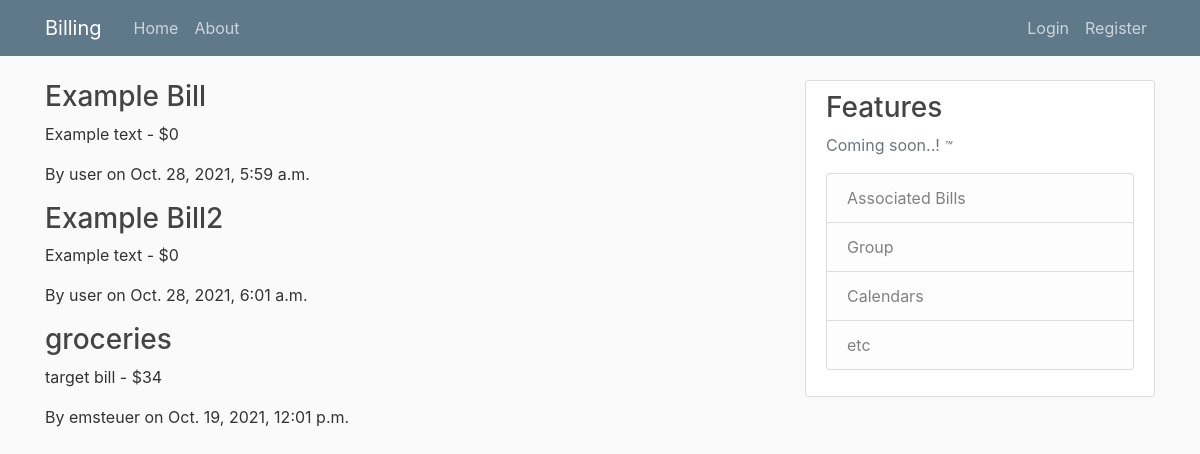
Page /bill_share/ on the committed database.
### bill_share/models.py (models this page shows, shortened)
class Bill(models.Model):
    title = models.CharField(max_length=100)
    content = models.TextField()
    date_posted = models.DateTimeField(default=timezone.now)
    author = models.ForeignKey(User, on_delete=models.CASCADE)
    cost = models.PositiveIntegerField()

### bill_share/views.py (the view)
# urls.py: path('', views.home, name='billing-home'),
def home(request):
    context = {
        'bills': Bill.objects.all()
    }
    return render(request, 'bill_share/home.html', context)

### bill_share/templates/bill_share/home.html
{% extends "bill_share/base.html" %}
{% block content %}
    {% for bill in bills %}
        <h3>{{ bill.title }}</h3>
        <p>{{ bill.content }} - ${{ bill.cost }}</p>
        <p>By {{ bill.author }} on {{bill.date_posted }}</p>
    {% endfor %}
{% endblock content %}

### bill_share/static/bill_share/main.css (style rules this page uses)
body { background: #fafafa; color: #333333; margin-top: 5rem; }
h1, h2, h3, h4, h5, h6 { color: #444444; }

### rows in the picture
Bill: title "Example Bill", content "Example text", cost "0", author "user", date_posted "Oct. 28, 2021, 5:59 a.m."
Bill: title "Example Bill2", content "Example text", cost "0", author "user", date_posted "Oct. 28, 2021, 6:01 a.m."
Bill: title "groceries", content "target bill", cost "34", author "emsteuer", date_posted "Oct. 19, 2021, 12:01 p.m."
